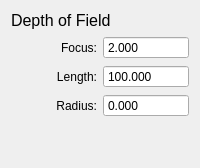
        <widget class="QWidget" name="tab_2">
         <attribute name="title">
          <string>Depth of Field</string>
         </attribute>
         <layout class="QGridLayout" name="gridLayout_4">
          <item row="3" column="1">
           <widget class="QDoubleSpinBox" name="dofRad">
            <property name="focusPolicy">
             <enum>Qt::StrongFocus</enum>
            </property>
            <property name="toolTip">
             <string>The blur radius.</string>
            </property>
            <property name="frame">
             <bool>true</bool>
            </property>
            <property name="buttonSymbols">
             <enum>QAbstractSpinBox::NoButtons</enum>
            </property>
            <property name="decimals">
             <number>3</number>
            </property>
            <property name="maximum">
             <double>5.000000000000000</double>
            </property>
            <property name="singleStep">
             <double>0.020000000000000</double>
            </property>
           </widget>
          </item>
          <item row="4" column="0" colspan="2">
           <spacer name="verticalSpacer_2">
            <property name="orientation">
             <enum>Qt::Vertical</enum>
            </property>
            <property name="sizeHint" stdset="0">
             <size>
              <width>20</width>
              <height>40</height>
             </size>
            </property>
           </spacer>
          </item>
          <item row="1" column="0">
           <widget class="QLabel" name="label_13">
            <property name="text">
             <string>Focus:</string>
            </property>
            <property name="alignment">
             <set>Qt::AlignRight|Qt::AlignTrailing|Qt::AlignVCenter</set>
            </property>
           </widget>
          </item>
          <item row="1" column="1">
           <widget class="QDoubleSpinBox" name="dofFoc">
            <property name="focusPolicy">
             <enum>Qt::StrongFocus</enum>
            </property>
            <property name="toolTip">
             <string>Focal point of DoF. This is the depth value at which focus should be.</string>
            </property>
            <property name="frame">
             <bool>true</bool>
            </property>
            <property name="buttonSymbols">
             <enum>QAbstractSpinBox::NoButtons</enum>
            </property>
            <property name="decimals">
             <number>3</number>
            </property>
            <property name="maximum">
             <double>10000.000000000000000</double>
            </property>
            <property name="singleStep">
             <double>0.020000000000000</double>
            </property>
            <property name="value">
             <double>2.000000000000000</double>
            </property>
           </widget>
          </item>
          <item row="2" column="0">
           <widget class="QLabel" name="label_14">
            <property name="text">
             <string>Length:</string>
            </property>
            <property name="alignment">
             <set>Qt::AlignRight|Qt::AlignTrailing|Qt::AlignVCenter</set>
            </property>
           </widget>
          </item>
          <item row="3" column="0">
           <widget class="QLabel" name="label_15">
            <property name="text">
             <string>Radius:</string>
            </property>
            <property name="alignment">
             <set>Qt::AlignRight|Qt::AlignTrailing|Qt::AlignVCenter</set>
            </property>
           </widget>
          </item>
          <item row="2" column="1">
           <widget class="QDoubleSpinBox" name="dofLen">
            <property name="focusPolicy">
             <enum>Qt::StrongFocus</enum>
            </property>
            <property name="toolTip">
             <string>This is the length of the DoF effect. Bigger length means the DoF changes slower.</string>
            </property>
            <property name="frame">
             <bool>true</bool>
            </property>
            <property name="buttonSymbols">
             <enum>QAbstractSpinBox::NoButtons</enum>
            </property>
            <property name="decimals">
             <number>3</number>
            </property>
            <property name="maximum">
             <double>10000.000000000000000</double>
            </property>
            <property name="singleStep">
             <double>0.020000000000000</double>
            </property>
            <property name="value">
             <double>100.000000000000000</double>
            </property>
           </widget>
          </item>
          <item row="0" column="0" colspan="2">
           <widget class="QLabel" name="label_12">
            <property name="font">
             <font>
              <pointsize>12</pointsize>
             </font>
            </property>
            <property name="text">
             <string>Depth of Field</string>
            </property>
           </widget>
          </item>
         </layout>
        </widget>
